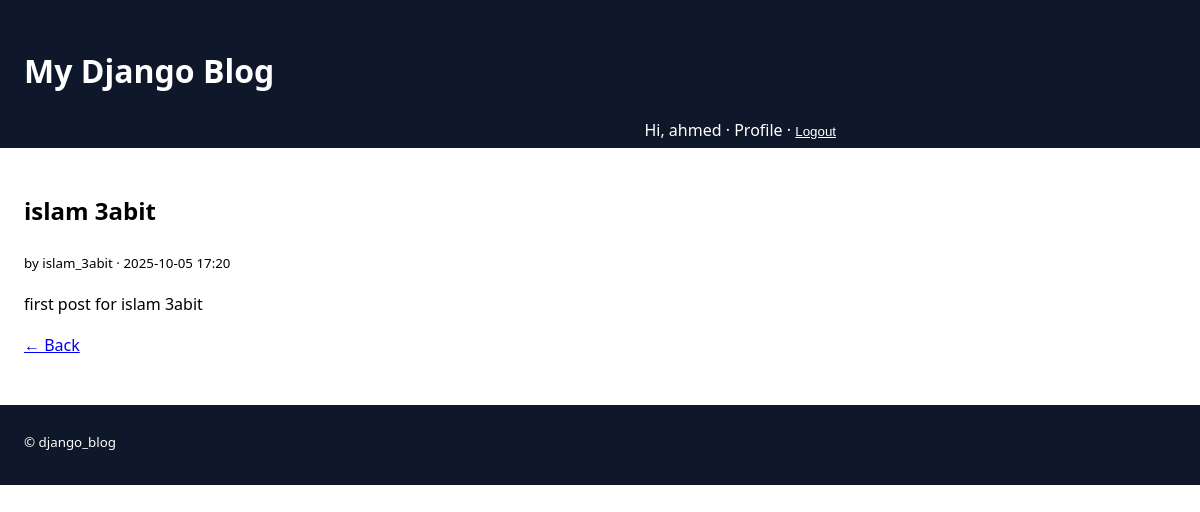
/2/ (signed in), run on the app's committed database.
### blog/models.py (models this page shows, shortened)
class Post(models.Model):
    title = models.CharField(max_length=200)
    content = models.TextField()
    published_date = models.DateTimeField(auto_now_add=True)
    author = models.ForeignKey(
        settings.AUTH_USER_MODEL,
        on_delete=models.CASCADE,
        related_name='posts'
    )
    class Meta:
        ordering = ['-published_date']  # newest first

### blog/views.py (the view)
# urls.py: path('<int:pk>/', PostDetailView.as_view(), name='post_detail'),
class PostDetailView(DetailView):
    model = Post
    template_name = 'blog/post_detail.html'
    context_object_name = 'post'

### blog/templates/blog/post_detail.html (shortened to what this page needs)
{% extends 'blog/base.html' %}
{% block content %}
  <h2>{{ post.title }}</h2>
  <p><small>by {{ post.author }} · {{ post.published_date|date:"Y-m-d H:i" }}</small></p>
  <div>{{ post.content|linebreaks }}</div>
  <p><a href="{% url 'blog:post_list' %}">← Back</a></p>
{% endblock %}

### blog/templates/blog/base.html (shortened to what this page needs)
{% load static %}
<!DOCTYPE html>
<html lang="en">
<head>
  <link rel="stylesheet" href="{% static 'blog/css/style.css' %}">
</head>
<body>
  <header class="site-header">
    <div class="container">
      <h1><a href="{% url 'blog:post_list' %}">My Django Blog</a></h1>
      <nav style="float:right">
        {% if request.user.is_authenticated %}
          <span>Hi, {{ request.user.username }}</span>
          · <a href="{% url 'blog:profile' %}">Profile</a>
          · <form method="post" action="{% url 'blog:logout' %}" style="display:inline">
              <button type="submit" style="background:none;border:none;padding:0;margin:0;color:inherit;cursor:pointer;text-decoration:underline">
                Logout
              </button>
            </form>
        {% else %}
          <a href="{% url 'blog:login' %}">Login</a>
          · <a href="{% url 'blog:register' %}">Register</a>
        {% endif %}
      </nav>
    </div>
  </header>
  <main class="container">
    {% block content %}{% endblock %}
  </main>
  <footer class="site-footer">
    <div class="container">
      <small>© {{ now|date:"Y" }} django_blog</small>
    </div>
  </footer>
</body>
</html>

### blog/static/blog/css/style.css (style rules this page uses)
:root { --maxw: 860px; }
* { box-sizing: border-box; }
body { margin: 0; font-family: system-ui, Arial, sans-serif; line-height: 1.6; }
.container { max-width: var(--maxw); margin: 1.5 auto; padding: 1.5rem; padding-bottom: 30px; }
.site-header, .site-footer { background:#0f172a; color:#fff; }
.site-header a { color:#fff; text-decoration:none; }

### data on the page
Post: title "islam 3abit", author "islam_3abit", published_date "2025-10-05 17:20", content "first post for islam 3abit"

### other printed values
{{ request.user.username }} "ahmed"
